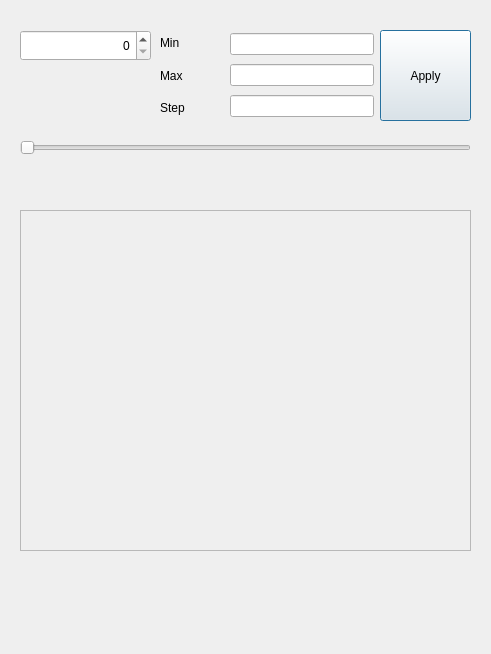
<?xml version="1.0" encoding="UTF-8"?>
<ui version="4.0">
 <class>Dialog</class>
 <widget class="QDialog" name="Dialog">
  <property name="geometry">
   <rect>
    <x>0</x>
    <y>0</y>
    <width>491</width>
    <height>654</height>
   </rect>
  </property>
  <property name="windowTitle">
   <string>Dialog</string>
  </property>
  <widget class="QPushButton" name="btnApply">
   <property name="geometry">
    <rect>
     <x>380</x>
     <y>30</y>
     <width>91</width>
     <height>91</height>
    </rect>
   </property>
   <property name="text">
    <string>Apply</string>
   </property>
  </widget>
  <widget class="QSpinBox" name="spinBox">
   <property name="geometry">
    <rect>
     <x>20</x>
     <y>30</y>
     <width>131</width>
     <height>31</height>
    </rect>
   </property>
   <property name="cursor">
    <cursorShape>ArrowCursor</cursorShape>
   </property>
   <property name="layoutDirection">
    <enum>Qt::LeftToRight</enum>
   </property>
   <property name="alignment">
    <set>Qt::AlignRight|Qt::AlignTrailing|Qt::AlignVCenter</set>
   </property>
  </widget>
  <widget class="QLabel" name="labelValue">
   <property name="geometry">
    <rect>
     <x>20</x>
     <y>80</y>
     <width>121</width>
     <height>20</height>
    </rect>
   </property>
   <property name="text">
    <string/>
   </property>
   <property name="alignment">
    <set>Qt::AlignRight|Qt::AlignTrailing|Qt::AlignVCenter</set>
   </property>
  </widget>
  <widget class="QSlider" name="slider">
   <property name="geometry">
    <rect>
     <x>20</x>
     <y>140</y>
     <width>451</width>
     <height>16</height>
    </rect>
   </property>
   <property name="orientation">
    <enum>Qt::Horizontal</enum>
   </property>
  </widget>
  <widget class="QLabel" name="labelValue2">
   <property name="geometry">
    <rect>
     <x>20</x>
     <y>170</y>
     <width>121</width>
     <height>17</height>
    </rect>
   </property>
   <property name="text">
    <string/>
   </property>
   <property name="alignment">
    <set>Qt::AlignRight|Qt::AlignTrailing|Qt::AlignVCenter</set>
   </property>
  </widget>
  <widget class="QLabel" name="pixMap">
   <property name="geometry">
    <rect>
     <x>20</x>
     <y>210</y>
     <width>451</width>
     <height>341</height>
    </rect>
   </property>
   <property name="frameShape">
    <enum>QFrame::StyledPanel</enum>
   </property>
   <property name="text">
    <string/>
   </property>
  </widget>
  <widget class="QWidget" name="layoutWidget">
   <property name="geometry">
    <rect>
     <x>230</x>
     <y>30</y>
     <width>144</width>
     <height>91</height>
    </rect>
   </property>
   <layout class="QVBoxLayout" name="verticalLayout">
    <item>
     <widget class="QLineEdit" name="editMin">
      <property name="alignment">
       <set>Qt::AlignRight|Qt::AlignTrailing|Qt::AlignVCenter</set>
      </property>
     </widget>
    </item>
    <item>
     <widget class="QLineEdit" name="editMax">
      <property name="alignment">
       <set>Qt::AlignRight|Qt::AlignTrailing|Qt::AlignVCenter</set>
      </property>
     </widget>
    </item>
    <item>
     <widget class="QLineEdit" name="editStep">
      <property name="alignment">
       <set>Qt::AlignRight|Qt::AlignTrailing|Qt::AlignVCenter</set>
      </property>
     </widget>
    </item>
   </layout>
  </widget>
  <widget class="QWidget" name="layoutWidget">
   <property name="geometry">
    <rect>
     <x>160</x>
     <y>30</y>
     <width>69</width>
     <height>91</height>
    </rect>
   </property>
   <layout class="QVBoxLayout" name="verticalLayout_2">
    <item>
     <widget class="QLabel" name="label">
      <property name="text">
       <string>Min</string>
      </property>
     </widget>
    </item>
    <item>
     <widget class="QLabel" name="label_2">
      <property name="text">
       <string>Max</string>
      </property>
     </widget>
    </item>
    <item>
     <widget class="QLabel" name="label_3">
      <property name="text">
       <string>Step</string>
      </property>
     </widget>
    </item>
   </layout>
  </widget>
 </widget>
 <resources/>
 <connections/>
</ui>
